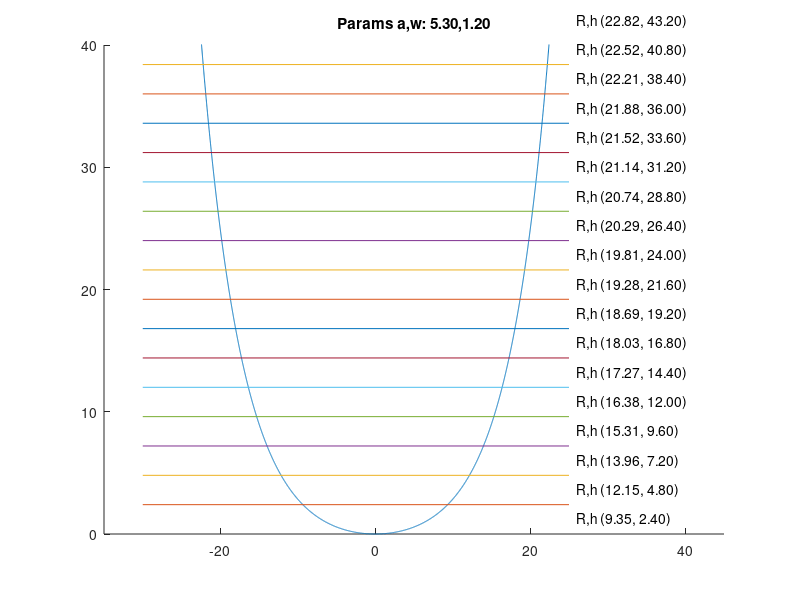

Source code (MATLAB):
# Dadant
# top frame: 470 / 435 X 27
# frame height: 37 to 27 X 300 X 6
# |----|
# |____|
 
% Prevent Octave from thinking that this
% is a function file:
1;

function [x, y] = catenary(s,w,a) 
  
## calculate catenary curve
  x = s;
  # y=a*cosh((x)/a) - a;
    y = w*(cosh(x/a)-1);
end
% s, the length of the chain in increments 

s = [-50:0.01:50]; % meters


## http://www.beginningbeekeeping.com/BeeFaqs.htm
## one bee has max 5/8 inch length = 1.58 cm
## one bee weights a tenth of a gram = 1/10000
## lambda = nr of bees per meter * weigh of a bee


## I needed to tweak the T to get into a workable catenary shape

# dimensions
hive_height = 40;
hive_max_width = 45;  #+ wood 
wood_width = 2.4;

for a = 5.30
  for w =1.20
  
  [x, y] = catenary(s, w, a);;
    # draw the catenary curve
    fig = figure;
    subplot(1,1,1);
    title(sprintf("Params a,w: %0.2f,%0.2f",a,w));
    hold on;
    plot(x,y);
    axis([-35 45 0 hive_height]);
    C = [x; y]';
    #save myfile.mat C;

    A = [,];
    for h = 0:wood_width:44
      i = 3;
      while (i <= rows(C))
         if (C(i-1,2) < h && C(i,2) >= h)
           new_row = [C(i,1), C(i,2)];
           # add lines on the curve graph
            %% plot a line between two points using plot([x1,x2],[y1,y2])
            plot([-30,25],[h,h]);
            text(26, h-(wood_width/2), sprintf("R,h (%0.2f, %0.2f)",C(i,1),h));
            
            hold on;           
           A = [A; new_row];
         endif  
        i++;
      endwhile
        
    end
    
    print(fig, sprintf("Catenary_a_w_%0.2f_%0.2f.jpg",a,w), '-dpng')
    # closereq();
    close();

  end

end
